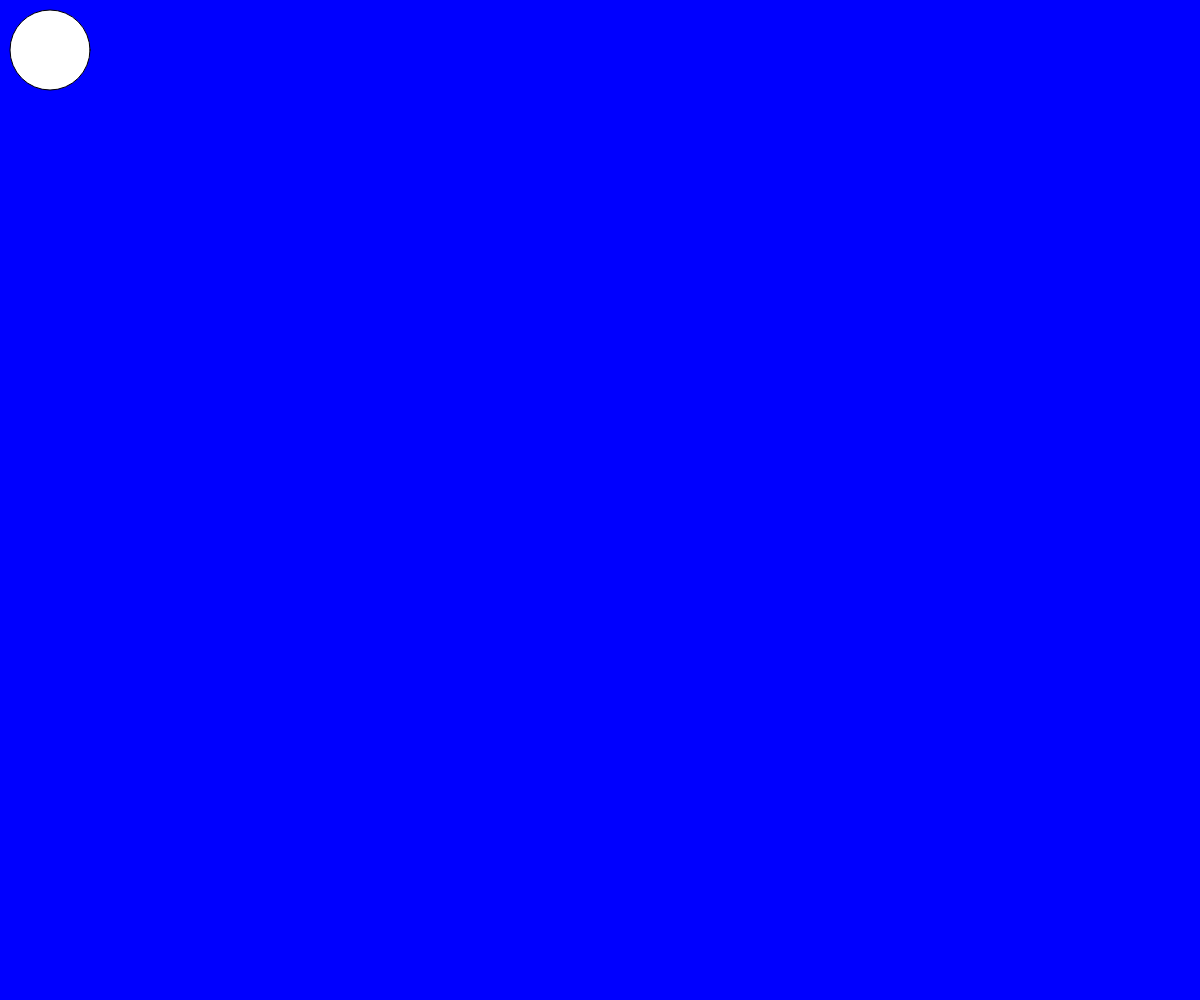
Frame 1 (no input)
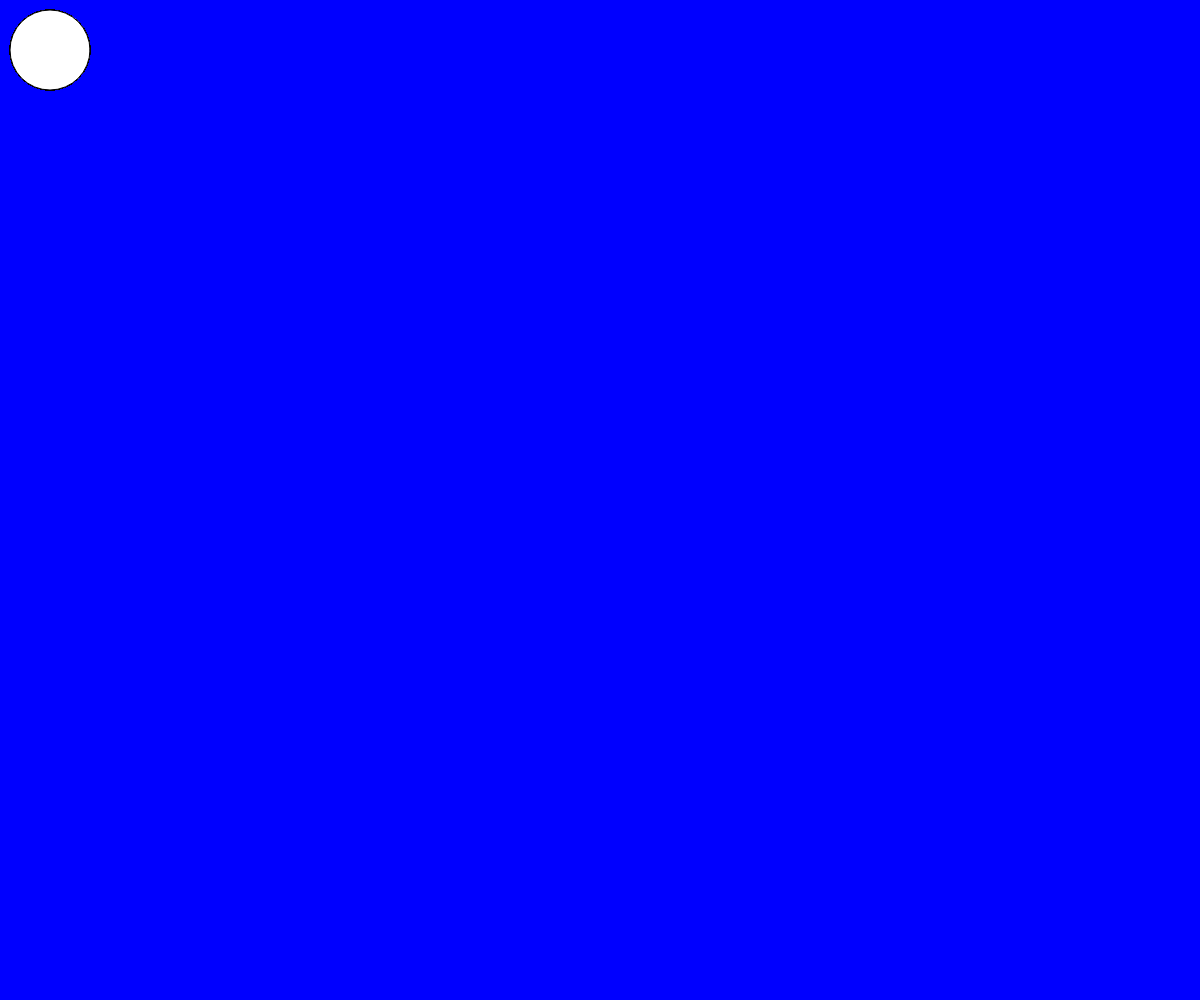
Frame 60 (no input)
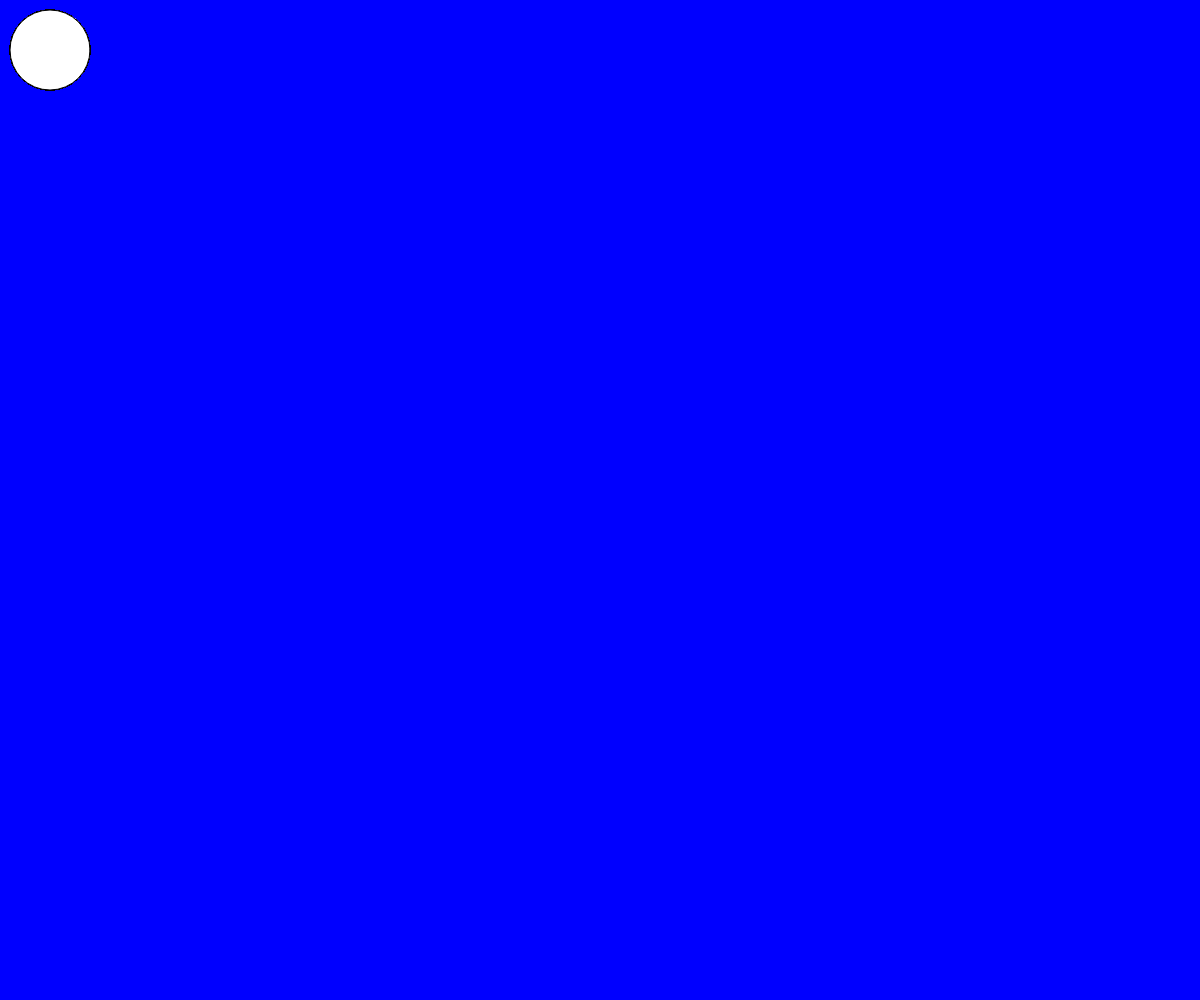
Frame 120 (the mouse pressed at the canvas centre since frame 60)

The p5.js sketch that drew these frames (run headless with seeded random() and noise() and a simulated clock; from frame 60 on, the mouse is pressed at the canvas centre):

// p5.js sketch
// ── sketch.js
function setup() {
	createCanvas(windowWidth, windowHeight);
	background(0,0,255);
}

function draw() {

	ellipse(50,50,80,80)
}
